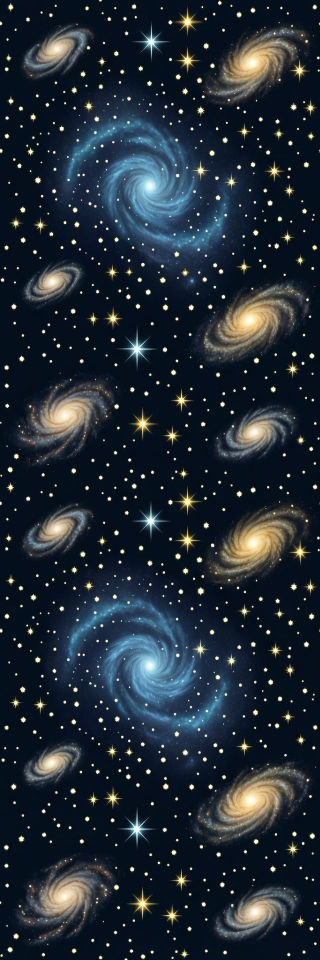
#> input picture Assets/background/galaxy_panel_0.png, 640 x 1920 px (shown at 1/2 size); its folder holds 3 pictures in this run
$ python capture_strip_v2.py
#> lines starting #> are read from the running program, lines starting #| are printed output that depends on the picture
"""BLOQUE 58.7y: capture a preview of the 3 stacked panels as one strip.

Builds a single tall image (320 wide x 1920 tall) showing the strip
scaled to gameplay width, so we can verify the hard cuts look OK.
"""
from pathlib import Path
from PIL import Image

ROOT = Path(__file__).resolve().parent.parent
ASSETS = ROOT / "Assets" / "background"
OUT = ROOT / "tools" / "playtest_out" / "strip_v1.27_preview.png"
OUT.parent.mkdir(parents=True, exist_ok=True)

panels = [Image.open(ASSETS / f"galaxy_panel_{i}.png") for i in range(3)]
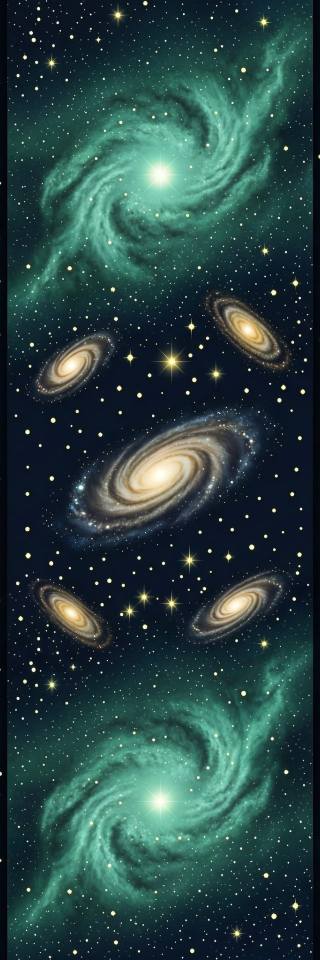
#> input picture Assets/background/galaxy_panel_1.png, 640 x 1920 px (shown at 1/2 size)
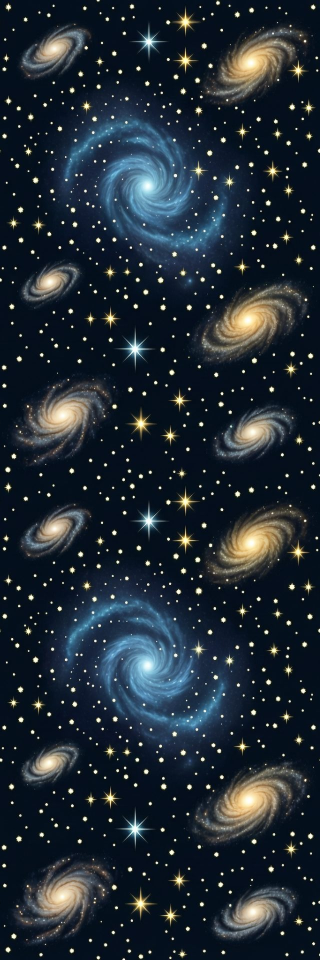
#> input picture Assets/background/galaxy_panel_2.png, 640 x 1920 px (shown at 1/2 size)
#> panels = 3 items
w_target = 320
scaled = [p.resize((w_target, int(p.height * w_target / p.width))) for p in panels]
#> scaled = 3 items
total_h = sum(s.height for s in scaled)
#> total_h = 2880
strip = Image.new("RGB", (w_target, total_h))
#> strip: PIL image 320x2880 RGB; every value is 0
y = 0
for s in scaled:
    strip.paste(s, (0, y))
    y += s.height
#> this loop made 3 passes
#> y on passes 1 to 3: 960, 1920, 2880
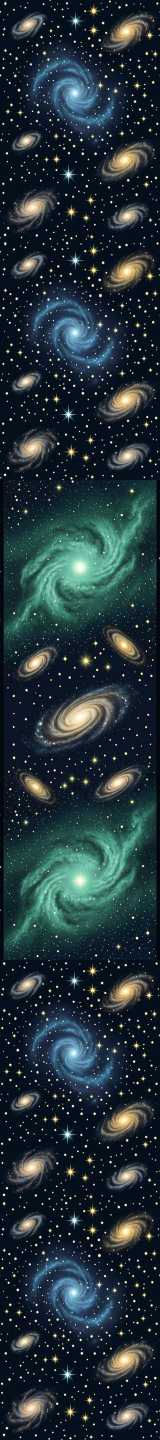
#> strip: PIL image 320x2880 RGB (shown at 1/2 size); mean R, G, B 34.9, 51.2, 57.5
#> after the loop, y = 2880
strip.save(OUT)
print(f"Strip: {strip.size}, output: {OUT}")
#| Strip: (320, 2880), output: tools/playtest_out/strip_v1.27_preview.png
